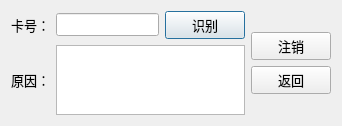
<?xml version="1.0" encoding="UTF-8"?>
<ui version="4.0">
 <class>WriteOffPerson</class>
 <widget class="QDialog" name="WriteOffPerson">
  <property name="geometry">
   <rect>
    <x>0</x>
    <y>0</y>
    <width>342</width>
    <height>124</height>
   </rect>
  </property>
  <property name="windowTitle">
   <string>Dialog</string>
  </property>
  <layout class="QHBoxLayout" name="horizontalLayout_3">
   <item>
    <layout class="QVBoxLayout" name="verticalLayout_2">
     <item>
      <layout class="QHBoxLayout" name="horizontalLayout">
       <item>
        <widget class="QLabel" name="label">
         <property name="font">
          <font>
           <family>Times New Roman</family>
           <pointsize>10</pointsize>
          </font>
         </property>
         <property name="text">
          <string>卡号：</string>
         </property>
        </widget>
       </item>
       <item>
        <widget class="QLineEdit" name="lineEdit_CardId">
         <property name="font">
          <font>
           <family>Times New Roman</family>
           <pointsize>10</pointsize>
          </font>
         </property>
        </widget>
       </item>
       <item>
        <widget class="QPushButton" name="btn_Inventory">
         <property name="font">
          <font>
           <family>Times New Roman</family>
           <pointsize>10</pointsize>
          </font>
         </property>
         <property name="text">
          <string>识别</string>
         </property>
        </widget>
       </item>
      </layout>
     </item>
     <item>
      <layout class="QHBoxLayout" name="horizontalLayout_2">
       <item>
        <widget class="QLabel" name="label_2">
         <property name="font">
          <font>
           <family>Times New Roman</family>
           <pointsize>10</pointsize>
          </font>
         </property>
         <property name="text">
          <string>原因：</string>
         </property>
        </widget>
       </item>
       <item>
        <widget class="QTextEdit" name="textEdit_Mark">
         <property name="font">
          <font>
           <family>Times New Roman</family>
           <pointsize>10</pointsize>
          </font>
         </property>
        </widget>
       </item>
      </layout>
     </item>
    </layout>
   </item>
   <item>
    <layout class="QVBoxLayout" name="verticalLayout">
     <item>
      <spacer name="verticalSpacer">
       <property name="orientation">
        <enum>Qt::Vertical</enum>
       </property>
       <property name="sizeHint" stdset="0">
        <size>
         <width>20</width>
         <height>40</height>
        </size>
       </property>
      </spacer>
     </item>
     <item>
      <widget class="QPushButton" name="btn_LogOff">
       <property name="font">
        <font>
         <family>Times New Roman</family>
         <pointsize>10</pointsize>
        </font>
       </property>
       <property name="text">
        <string>注销</string>
       </property>
      </widget>
     </item>
     <item>
      <widget class="QPushButton" name="btn_Return">
       <property name="font">
        <font>
         <family>Times New Roman</family>
         <pointsize>10</pointsize>
        </font>
       </property>
       <property name="text">
        <string>返回</string>
       </property>
      </widget>
     </item>
     <item>
      <spacer name="verticalSpacer_2">
       <property name="orientation">
        <enum>Qt::Vertical</enum>
       </property>
       <property name="sizeHint" stdset="0">
        <size>
         <width>20</width>
         <height>40</height>
        </size>
       </property>
      </spacer>
     </item>
    </layout>
   </item>
  </layout>
 </widget>
 <resources/>
 <connections/>
</ui>
